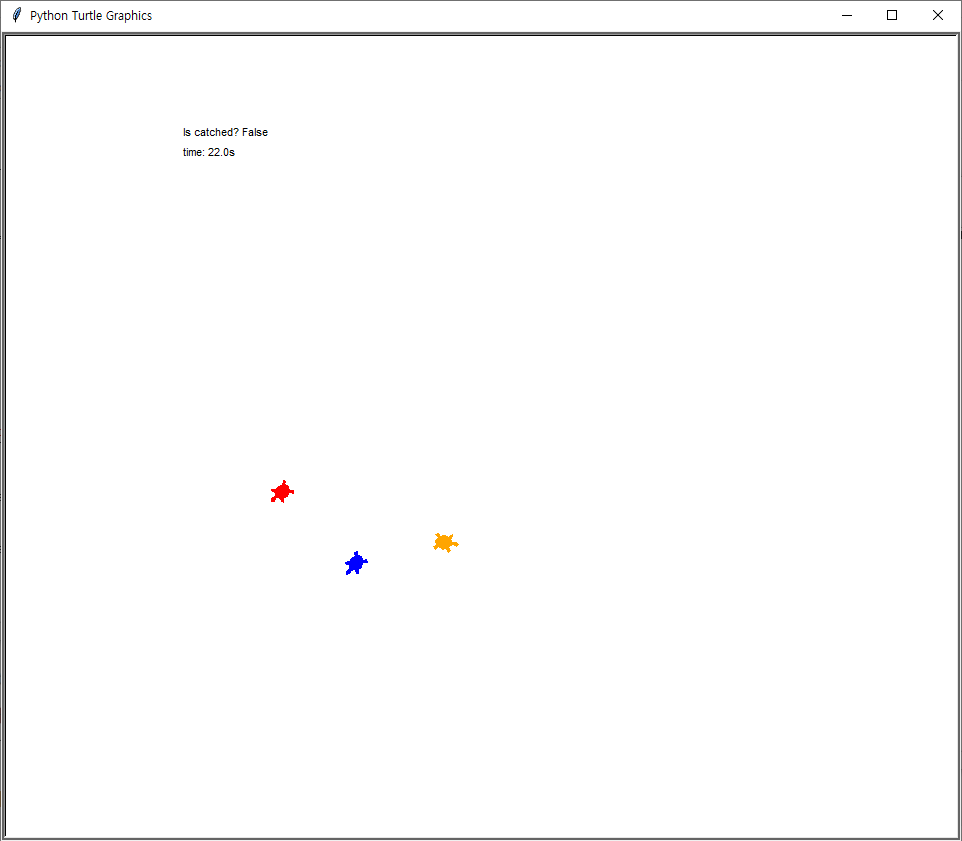

This figure's Python source:
# This example is not working in Spyder directly (F5 or Run)
# Please type '!python turtle_runaway.py' on IPython console in your Spyder.
import turtle, random, time

class RunawayGame:
    def __init__(self, canvas, runner, runner2, chaser, catch_radius=20):
        self.canvas = canvas
        self.runner = runner
        self.runner2 = runner2
        self.chaser = chaser
        self.catch_radius2 = catch_radius**2

        # Initialize 'runner' and 'chaser'
        self.runner.shape('turtle')
        self.runner.color('blue')
        self.runner.penup()

        self.runner2.shape('turtle')
        self.runner2.color('orange')
        self.runner2.penup()
        
        self.chaser.shape('turtle')
        self.chaser.color('red')
        self.chaser.penup()

        # Instantiate an another turtle for drawing
        self.drawer = turtle.RawTurtle(canvas)
        self.drawer.hideturtle()
        self.drawer.penup()

        self.drawer2 = turtle.RawTurtle(canvas)
        self.drawer2.hideturtle()
        self.drawer2.penup()

        self.drawer3 = turtle.RawTurtle(canvas)
        self.drawer3.hideturtle()
        self.drawer3.penup()


    def is_catched(self):
        p = self.runner.pos()
        r = self.runner2.pos()
        q = self.chaser.pos()
        dx, dy = p[0] - q[0], p[1] - q[1]
        dx2, dy2 = r[0] - q[0], r[1] - q[1]
        if dx**2 + dy**2 < self.catch_radius2:
            return True
        elif dx2**2 + dy2**2 < self.catch_radius2:
            return True
        else:
            return False

    def start(self, init_dist=400, ai_timer_msec=100):
        self.score = 0
        self.start_time = time.time()
        self.runner.setpos((-init_dist / 2, 0))
        self.runner.setheading(0)
        self.runner2.setpos((-init_dist / 2, 0))
        self.runner2.setheading(0)
        self.chaser.setpos((+init_dist / 2, 0))
        self.chaser.setheading(180)

        self.ai_timer_msec = ai_timer_msec
        self.canvas.ontimer(self.step, self.ai_timer_msec)

    def step(self):
        self.runner.run_ai(self.chaser.pos(), self.chaser.heading())
        self.runner2.run_ai(self.chaser.pos(), self.chaser.heading())
        self.chaser.run_ai(self.runner.pos(), self.runner.heading())
        # TODO: You can do something here.
        is_catched = self.is_catched()
        
        if is_catched == True:
            self.score += 1
        self.now_time = time.time() - self.start_time
            
        self.drawer.undo()
        self.drawer.penup()
        self.drawer.setpos(-300, 300)
        self.drawer.write(f'Is catched? {is_catched}')

        self.drawer2.undo()
        self.drawer2.penup()
        self.drawer2.setpos(-300, 280)
        self.drawer2.write(f'time: {self.now_time:.1f}s')

        self.drawer3.undo()
        self.drawer3.penup()
        self.drawer3.setpos(-300, 260)
        self.drawer3.write(f'your score: {self.score}')                 

        self.canvas.ontimer(self.step, self.ai_timer_msec)

class ManualMover(turtle.RawTurtle):
    def __init__(self, canvas, step_move=10, step_turn=10):
        super().__init__(canvas)
        self.step_move = step_move
        self.step_turn = step_turn

        # Register event handlers
        canvas.onkeypress(lambda: self.forward(self.step_move), 'Up')
        canvas.onkeypress(lambda: self.backward(self.step_move), 'Down')
        canvas.onkeypress(lambda: self.left(self.step_turn), 'Left')
        canvas.onkeypress(lambda: self.right(self.step_turn), 'Right')
        canvas.listen()

    def run_ai(self, opp_pos, opp_heading):
        pass

class RandomMover(turtle.RawTurtle):
    def __init__(self, canvas, step_move=10, step_turn=10):
        super().__init__(canvas)
        self.step_move = step_move
        self.step_turn = step_turn

    def run_ai(self, opp_pos, opp_heading):
        mode = random.randint(0, 2)
        if mode == 0:
            self.forward(self.step_move)
        elif mode == 1:
            self.left(self.step_turn)
        elif mode == 2:
            self.right(self.step_turn)

if __name__ == '__main__':
    canvas = turtle.Screen()
    runner = RandomMover(canvas)
    runner2 = RandomMover(canvas)
    chaser = ManualMover(canvas)

    game = RunawayGame(canvas, runner, runner2, chaser)
    game.start()
    canvas.mainloop()
